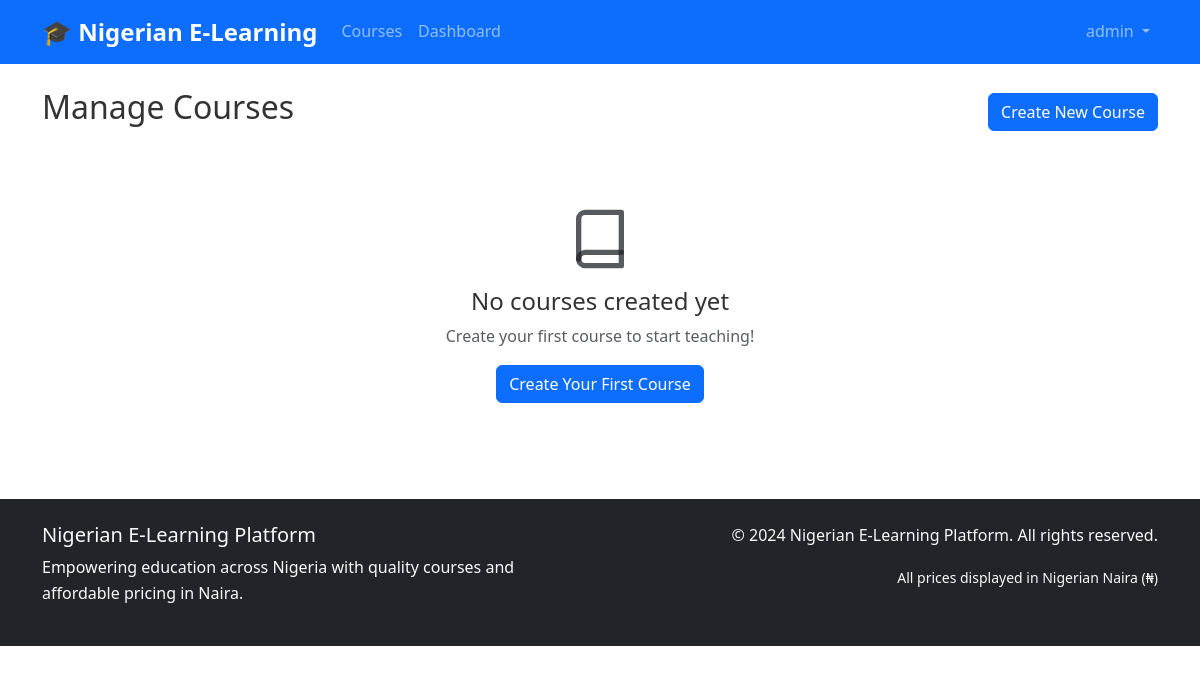
/courses/manage (signed in), run on an earlier commit of the app's database.
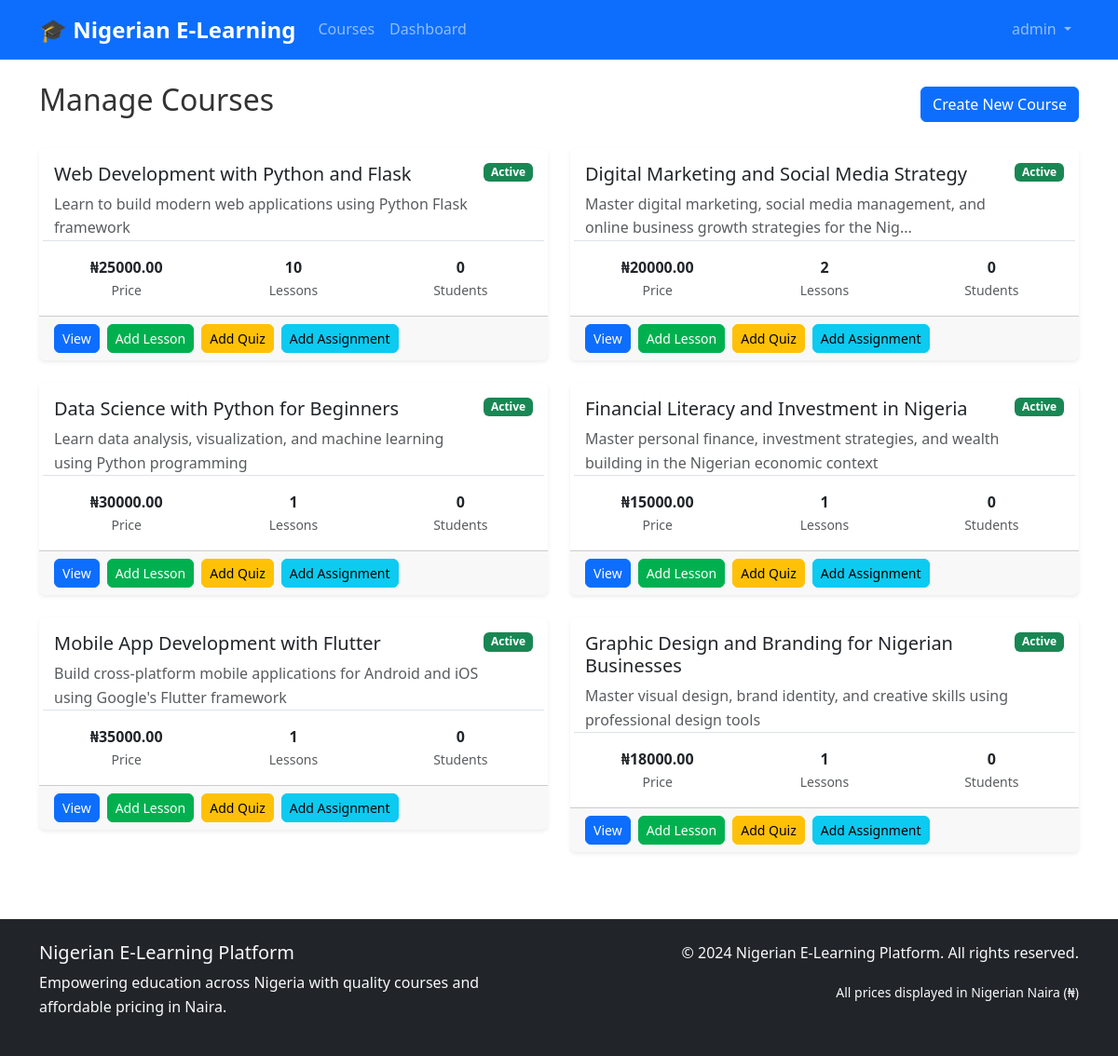
And on a later commit of the database.
### models.py (models this page shows)
class Course(db.Model):
    id = db.Column(db.Integer, primary_key=True)
    title = db.Column(db.String(200), nullable=False)
    description = db.Column(db.Text)
    price = db.Column(db.Float, nullable=False, default=0.0)
    instructor_id = db.Column(db.Integer, db.ForeignKey('user.id'), nullable=False)
    is_active = db.Column(db.Boolean, default=True)
    created_at = db.Column(db.DateTime, default=datetime.utcnow)
    updated_at = db.Column(db.DateTime, default=datetime.utcnow, onupdate=datetime.utcnow)
    lessons = db.relationship('Lesson', backref='course', lazy='dynamic', cascade='all, delete-orphan')
    enrollments = db.relationship('Enrollment', backref='course', lazy='dynamic')
    quizzes = db.relationship('Quiz', backref='course', lazy='dynamic')
    assignments = db.relationship('Assignment', backref='course', lazy='dynamic')

### routes.py (the view)
@app.route('/courses/manage')
@login_required
@instructor_required
def manage_courses():
    if current_user.role == 'admin':
        courses = Course.query.all()
    else:
        courses = current_user.courses_created.all()
    return render_template('courses/manage.html', courses=courses)

### app.py (called while the page is built)
@login_manager.user_loader
def load_user(user_id):
    from models import User
    return User.query.get(int(user_id))

### models.py (called while the page is built)
    @property
    def is_active(self):
        return self.active

### utils.py (called while the page is built)
def instructor_required(f):
    @wraps(f)
    def decorated_function(*args, **kwargs):
        if not current_user.is_authenticated or current_user.role not in ['admin', 'instructor']:
            flash('Instructor access required', 'danger')
            return redirect(url_for('dashboard'))
        return f(*args, **kwargs)
    return decorated_function

### templates/courses/manage.html (shortened to what this page needs)
{% extends "base.html" %}
{% block content %}
<div class="d-flex justify-content-between align-items-center mb-4">
    <h2>Manage Courses</h2>
    <a href="{{ url_for('create_course') }}" class="btn btn-primary">Create New Course</a>
</div>
{% if courses %}
<div class="row">
    {% for course in courses %}
    <div class="col-md-6 mb-4">
        <div class="card">
            <div class="card-body">
                <div class="d-flex justify-content-between align-items-start">
                    <div>
                        <h5 class="card-title">{{ course.title }}</h5>
                        <p class="card-text text-muted">{{ course.description[:100] }}{% if course.description|length > 100 %}...{% endif %}</p>
                    </div>
                    <span class="badge {% if course.is_active %}bg-success{% else %}bg-secondary{% endif %}">
                        {% if course.is_active %}Active{% else %}Inactive{% endif %}
                    </span>
                </div>
                <div class="row text-center border-top pt-3">
                    <div class="col-4">
                        <strong>₦{{ "%.2f"|format(course.price) }}</strong>
                        <small class="text-muted d-block">Price</small>
                    </div>
                    <div class="col-4">
                        <strong>{{ course.lessons.count() }}</strong>
                        <small class="text-muted d-block">Lessons</small>
                    </div>
                    <div class="col-4">
                        <strong>{{ course.enrollments.filter_by(status='approved').count() }}</strong>
                        <small class="text-muted d-block">Students</small>
                    </div>
                </div>
            </div>
            <div class="card-footer">
                <div class="d-flex gap-2">
                    <a href="{{ url_for('course_detail', course_id=course.id) }}" class="btn btn-primary btn-sm">View</a>
                    <a href="{{ url_for('create_lesson', course_id=course.id) }}" class="btn btn-success btn-sm">Add Lesson</a>
                    <a href="{{ url_for('create_quiz', course_id=course.id) }}" class="btn btn-warning btn-sm">Add Quiz</a>
                    <a href="{{ url_for('create_assignment', course_id=course.id) }}" class="btn btn-info btn-sm">Add Assignment</a>
                </div>
            </div>
        </div>
    </div>
    {% endfor %}
</div>
{% else %}
<div class="text-center py-5">
    <i data-feather="book" style="width: 64px; height: 64px;" class="text-muted mb-3"></i>
    <h4>No courses created yet</h4>
    <p class="text-muted">Create your first course to start teaching!</p>
    <a href="{{ url_for('create_course') }}" class="btn btn-primary">Create Your First Course</a>
</div>
{% endif %}
{% endblock %}

What changed in the data, as far as the page shows it:
added Course: title "Web Development with Python and Flask", description "Learn to build modern web applications using Python Flask framework", is_active "Active", price "25000.00", lessons.count "10", enrollments.filter_by "0"
added Course: title "Digital Marketing and Social Media Strategy", description "Master digital marketing, social media management, and online business growth strategies for the Nig", is_active "Active", price "20000.00", lessons.count "2", enrollments.filter_by "0"
added Course: title "Data Science with Python for Beginners", description "Learn data analysis, visualization, and machine learning using Python programming", is_active "Active", price "30000.00", lessons.count "1", enrollments.filter_by "0"
added Course: title "Financial Literacy and Investment in Nigeria", description "Master personal finance, investment strategies, and wealth building in the Nigerian economic context", is_active "Active", price "15000.00", lessons.count "1", enrollments.filter_by "0"
added Course: title "Mobile App Development with Flutter", description "Build cross-platform mobile applications for Android and iOS using Google's Flutter framework", is_active "Active", price "35000.00", lessons.count "1", enrollments.filter_by "0"
added Course: title "Graphic Design and Branding for Nigerian Businesses", description "Master visual design, brand identity, and creative skills using professional design tools", is_active "Active", price "18000.00", lessons.count "1", enrollments.filter_by "0"
Also different on the page:
text no longer shown: "No courses created yet Create your first course to start teaching! Create Your First Course"
